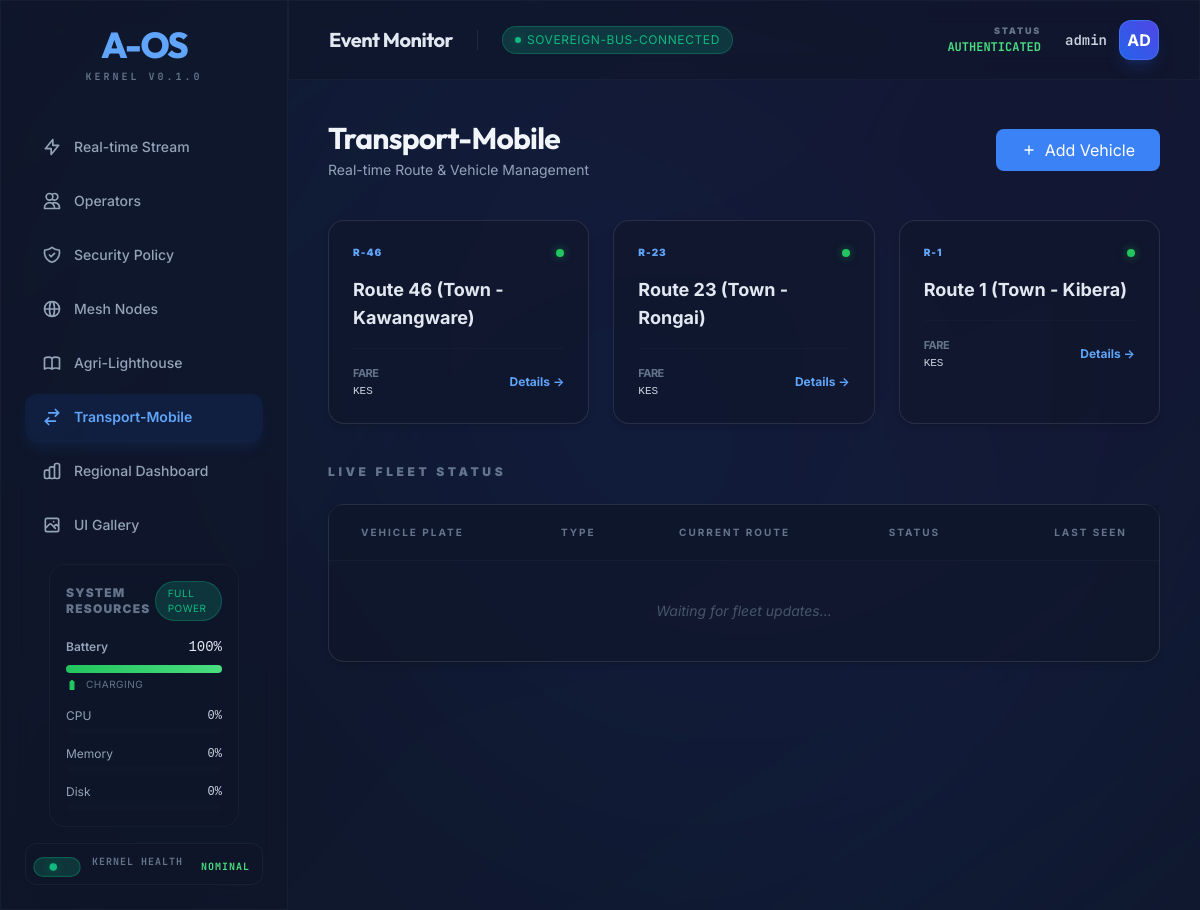
Screenshot of /transport/ (signed in) with the database file from the repository.
### tables this page shows
CREATE TABLE routes (
        id TEXT PRIMARY KEY,
        name TEXT NOT NULL,
        start_point TEXT,
        end_point TEXT,
        base_price REAL,
        metadata TEXT
    );

### aos/api/routers/transport.py (the view)
@router.get("/", response_class=HTMLResponse)
async def transport_root(request: Request, current_user: dict = Depends(get_current_operator)):
    if not transport_state.module:
        return HTMLResponse("TransportModule not initialized", status_code=500)
    routes = transport_state.module.list_routes()
    return templates.TemplateResponse(
        "transport.html",
        {
            "request": request,
            "user": current_user,
            "routes": routes
        }
    )

### aos/api/templates/transport.html (shortened to what this page needs)
{% extends "dashboard.html" %}
{% block content %}
<div class="space-y-10 fade-in">
    <div class="flex items-center justify-between">
        <div>
            <h2 class="aos-text-display text-3xl font-bold text-slate-100 tracking-tight">Transport-Mobile</h2>
            <p class="text-slate-400 text-sm mt-1">Real-time Route & Vehicle Management</p>
        </div>
        <div class="flex space-x-4">
            <button class="aos-btn aos-btn-primary aos-size-md" hx-get="/transport/vehicle/new"
                hx-target="#transport-modal-content"
                onclick="document.getElementById('transport-modal').classList.remove('hidden')">
                <svg class="w-4 h-4" fill="none" stroke="currentColor" viewBox="0 0 24 24">
                    <path stroke-linecap="round" stroke-linejoin="round" stroke-width="2" d="M12 6v6m0 0v6m0-6h6m0-0H6">
                    </path>
                </svg>
                <span>Add Vehicle</span>
            </button>
        </div>
    </div>
    <div class="grid grid-cols-1 md:grid-cols-3 gap-6">
        {% for route in routes %}
        {% call card(class="hover:border-blue-500/50 transition-colors cursor-pointer group") %}
        <div class="flex items-center justify-between mb-4">
            <span class="text-[10px] font-black text-blue-400 uppercase tracking-widest">{{ route.id }}</span>
            <div class="w-2 h-2 rounded-full bg-green-500 shadow-[0_0_8px_rgba(34,197,94,0.5)]"></div>
        </div>
        <h4 class="text-lg font-bold text-slate-200 group-hover:text-blue-400 transition-colors">{{ route.name }}</h4>
        <div class="mt-4 pt-4 border-t border-slate-800/30 flex items-center justify-between">
            <div class="text-[11px] text-slate-500">
                <span class="block uppercase font-bold tracking-tighter">Fare</span>
                <span class="text-slate-300 font-mono">KES {{ route.base_price }}</span>
            </div>
            <a href="/transport/route/{{ route.id }}"
                class="text-xs font-bold text-blue-400 hover:text-blue-300">Details →</a>
        </div>
        {% endcall %}
        {% endfor %}
    </div>
    <div class="space-y-6">
        <h3 class="text-xs font-black text-slate-500 uppercase tracking-[0.3em]">Live Fleet Status</h3>
        {% call card(padding="0") %}
        <div class="overflow-x-auto">
            <table class="w-full text-left border-collapse">
                <thead class="bg-slate-900/50 border-b border-slate-800/50">
                    <tr class="text-[10px] text-slate-500 uppercase tracking-[0.2em] font-black">
                        <th class="px-8 py-5">Vehicle Plate</th>
                        <th class="px-8 py-5">Type</th>
                        <th class="px-8 py-5">Current Route</th>
                        <th class="px-8 py-5">Status</th>
                        <th class="px-8 py-5 text-right">Last Seen</th>
                    </tr>
                </thead>
                <tbody id="fleet-status-body" class="divide-y divide-slate-800/30">
                    <tr class="text-sm text-slate-400">
                        <td colspan="5" class="px-8 py-10 text-center italic text-slate-600">
                            Waiting for fleet updates...
                        </td>
                    </tr>
                </tbody>
            </table>
        </div>
        {% endcall %}
    </div>
</div>
{% endblock %}

### aos/api/templates/dashboard.html (shortened to what this page needs)
{% from "components/atoms/EliteButton.html" import elite_button %}
{% from "components/atoms/Badge.html" import badge %}
{% from "components/atoms/Card.html" import card %}
{% from "components/molecules/DataCard.html" import data_card %}
{% from "components/molecules/NodeStatus.html" import node_status %}
{% from "components/molecules/SidebarItem.html" import sidebar_item %}
{% from "components/molecules/ResourceWidget.html" import resource_widget %}
<!DOCTYPE html>
<html lang="en">
<head>
    {% include 'partials/design_system.html' %}
    <script src="https://cdn.tailwindcss.com"></script>
</head>
<body class="min-h-screen flex overflow-hidden">
    <div class="mesh-bg"></div>
    <aside class="w-72 border-r border-slate-800/50 aos-glass p-6 flex flex-col hidden lg:flex relative z-10">
        <div class="mb-10 px-2 text-center">
            <h1 class="aos-text-display text-4xl font-extrabold tracking-tighter text-blue-400">A-OS</h1>
            <p class="text-slate-500 text-[10px] uppercase tracking-[0.3em] font-bold aos-text-mono mt-1">Kernel v0.1.0
            </p>
        </div>
        <nav class="flex-1 space-y-2">
            {{ sidebar_item(text="Real-time Stream", href="/dashboard", active=(request.url.path == "/dashboard"),
            icon='<svg class="w-5 h-5" fill="none" stroke="currentColor" viewBox="0 0 24 24">
                <path stroke-linecap="round" stroke-linejoin="round" stroke-width="2" d="M13 10V3L4 14h7v7l9-11h-7z">
                </path>
            </svg>') }}
            {{ sidebar_item(text="Operators", href="/operators", active=(request.url.path == "/operators"), icon='<svg
                class="w-5 h-5" fill="none" stroke="currentColor" viewBox="0 0 24 24">
                <path stroke-linecap="round" stroke-linejoin="round" stroke-width="2"
                    d="M12 4.354a4 4 0 110 5.292M15 21H3v-1a6 6 0 0112 0v1zm0 0h6v-1a6 6 0 00-9-5.197M13 7a4 4 0 11-8 0 4 4 0 018 0z">
                </path>
            </svg>') }}
            {{ sidebar_item(text="Security Policy", href="/security", active=(request.url.path == "/security"),
            icon='<svg class="w-5 h-5" fill="none" stroke="currentColor" viewBox="0 0 24 24">
                <path stroke-linecap="round" stroke-linejoin="round" stroke-width="2"
                    d="M9 12l2 2 4-4m5.618-4.016A11.955 11.955 0 0112 2.944a11.955 11.955 0 01-8.618 3.04A12.02 12.02 0 003 9c0 5.591 3.824 10.29 9 11.622 5.176-1.332 9-6.03 9-11.622 0-1.042-.133-2.052-.382-3.016z">
                </path>
            </svg>') }}
            {{ sidebar_item(text="Mesh Nodes", href="/sys/mesh", active=(request.url.path == "/sys/mesh"), icon='<svg
                class="w-5 h-5" fill="none" stroke="currentColor" viewBox="0 0 24 24">
                <path stroke-linecap="round" stroke-linejoin="round" stroke-width="2"
                    d="M21 12a9 9 0 01-9 9m9-9a9 9 0 00-9-9m9 9H3m9 9a9 9 0 01-9-9m9 9c1.657 0 3-4.03 3-9s-1.343-9-3-9m0 18c-1.657 0-3-4.03-3-9s1.343-9 3-9m-9 9a9 9 0 019-9">
                </path>
            </svg>') }}
            {{ sidebar_item(text="Agri-Lighthouse", href="/agri", active=(request.url.path.startswith("/agri")),
            icon='<svg class="w-5 h-5" fill="none" stroke="currentColor" viewBox="0 0 24 24">
                <path stroke-linecap="round" stroke-linejoin="round" stroke-width="2"
                    d="M12 6.253v13m0-13C10.832 5.477 9.246 5 7.5 5S4.168 5.477 3 6.253v13C4.168 18.477 5.754 18 7.5 18s3.168.477 4.5 1.253m0-13C13.168 5.477 14.754 5 16.5 5c1.747 0 3.332.477 4.5 1.253v13C19.832 18.477 18.247 18 16.5 18c-1.746 0-3.168.477-4.5 1.253">
                </path>
            </svg>') }}
            {{ sidebar_item(text="Transport-Mobile", href="/transport",
            active=(request.url.path.startswith("/transport")),
            icon='<svg class="w-5 h-5" fill="none" stroke="currentColor" viewBox="0 0 24 24">
                <path stroke-linecap="round" stroke-linejoin="round" stroke-width="2"
                    d="M8 7h12m0 0l-4-4m4 4l-4 4m0 6H4m0 0l4 4m-4-4l4-4">
                </path>
            </svg>') }}
            {{ sidebar_item(text="Regional Dashboard", href="/regional/dashboard",
            active=(request.url.path.startswith("/regional")),
            icon='<svg class="w-5 h-5" fill="none" stroke="currentColor" viewBox="0 0 24 24">
                <path stroke-linecap="round" stroke-linejoin="round" stroke-width="2"
                    d="M9 19v-6a2 2 0 00-2-2H5a2 2 0 00-2 2v6a2 2 0 002 2h2a2 2 0 002-2zm0 0V9a2 2 0 012-2h2a2 2 0 012 2v10m-6 0a2 2 0 002 2h2a2 2 0 002-2m0 0V5a2 2 0 012-2h2a2 2 0 012 2v14a2 2 0 01-2 2h-2a2 2 0 01-2-2z">
                </path>
            </svg>') }}
            {{ sidebar_item(text="UI Gallery", href="/sys/gallery", active=(request.url.path == "/sys/gallery"),
            icon='<svg class="w-5 h-5" fill="none" stroke="currentColor" viewBox="0 0 24 24">
                <path stroke-linecap="round" stroke-linejoin="round" stroke-width="2"
                    d="M4 16l4.586-4.586a2 2 0 012.828 0L16 16m-2-2l1.586-1.586a2 2 0 012.828 0L20 14m-6-6h.01M6 20h12a2 2 0 002-2V6a2 2 0 00-2-2H6a2 2 0 00-2 2v12a2 2 0 002 2z">
                </path>
            </svg>') }}
        </nav>
        <div class="px-6 py-4">
            {{ resource_widget() }}
        </div>
        <div class="mt-auto">
            {{ node_status(name="Kernel Health", status="success", status_text="NOMINAL") }}
        </div>
    </aside>
    <main class="flex-1 flex flex-col overflow-hidden relative z-10">
        <header class="h-20 border-b border-slate-800/50 aos-glass px-10 flex items-center justify-between">
            <div class="flex items-center space-x-6">
                <h2 class="aos-text-display text-xl font-bold text-slate-200 tracking-tight">Event Monitor</h2>
                {{ badge(text="Sovereign-Bus-Connected", variant="success") }}
            </div>
            <div class="flex items-center space-x-6">
                <div class="text-right">
                    <p class="text-[9px] font-black text-slate-500 uppercase tracking-[0.2em] leading-none mb-1">Status
                    </p>
                    <p class="text-xs font-bold text-green-400 aos-text-mono">AUTHENTICATED</p>
                </div>
                <div class="flex items-center space-x-3">
                    <span class="text-sm font-semibold text-slate-300 aos-text-mono">{{ user.username }}</span>
                    <div
                        class="w-10 h-10 rounded-xl bg-gradient-to-tr from-blue-600 to-indigo-600 border border-blue-400/30 flex items-center justify-center font-bold text-white shadow-lg shadow-blue-900/40">
                        {{ user.username[:2].upper() }}
                    </div>
                </div>
            </div>
        </header>
        <div class="flex-1 overflow-y-auto p-10 space-y-10">
            {% block content %}{% endblock %}
        </div>
    </main>
</body>
</html>

### aos/api/templates/components/atoms/Badge.html (shortened to what this page needs)
{% macro badge(
text,
variant="info",
dot=True,
pulse=False,
class=""
) %}
<span class="aos-badge aos-badge-{{ variant }} {{ class }}">
    {% if dot %}
    <span class="aos-badge-dot aos-bg-{{ variant }} {% if pulse %}animate-pulse-slow{% endif %}"></span>
    {% endif %}
    {{ text }}
</span>
{% endmacro %}

### aos/api/templates/components/atoms/Card.html (shortened to what this page needs)
{% macro card(
padding="6",
glass=True,
interactive=False,
class="",
id=None
) %}
<div {% if id %}id="{{ id }}" {% endif %}
    class="aos-card {% if glass %}aos-glass{% endif %} {% if interactive %}aos-card-interactive{% endif %} p-{{ padding }} {{ class }}">
    {{ caller() }}
</div>
{% endmacro %}

### aos/api/templates/components/molecules/DataCard.html (shortened to what this page needs)
{% from "components/atoms/Card.html" import card %}
{% from "components/atoms/Badge.html" import badge %}

### aos/api/templates/components/molecules/NodeStatus.html (shortened to what this page needs)
{% from "components/atoms/Badge.html" import badge %}
{% macro node_status(
name,
id=None,
status="success",
status_text="Active",
pulse=False,
class=""
) %}
<div class="flex items-center gap-4 py-2 px-3 rounded-xl bg-slate-900/40 border border-slate-800/60 {{ class }}">
    <div class="flex-shrink-0">
        {{ badge(text="", variant=status, dot=True, pulse=pulse, class="scale-125") }}
    </div>
    <div class="flex flex-col">
        <span class="text-[10px] font-bold text-slate-500 uppercase tracking-widest aos-text-mono leading-none mb-1">
            {{ name }}
        </span>
    </div>
    <div class="ml-auto">
        <span class="text-[10px] font-bold text-{{ status }}-400 uppercase tracking-widest aos-text-mono">
            {{ status_text }}
        </span>
    </div>
</div>
{% endmacro %}

### aos/api/templates/components/molecules/SidebarItem.html
{% macro sidebar_item(
text,
href="#",
icon=None,
active=False,
class=""
) %}
<a href="{{ href }}" class="flex items-center space-x-3 px-4 py-3 rounded-xl transition-all border border-transparent
    {% if active %}
        bg-blue-600/10 text-blue-400 border-blue-500/20 shadow-lg shadow-blue-500/10 font-semibold
    {% else %}
        text-slate-400 hover:bg-white/5 hover:text-slate-200 font-medium
    {% endif %}
    {{ class }}">
    {% if icon %}
    <span class="aos-icon-wrapper">{{ icon | safe }}</span>
    {% endif %}
    <span class="text-sm">{{ text }}</span>
</a>
{% endmacro %}

### aos/api/templates/components/molecules/ResourceWidget.html (shortened to what this page needs)
{% macro resource_widget() %}
<div class="aos-glass rounded-2xl p-4 border border-slate-800/50">
    <div class="flex items-center justify-between mb-4">
        <h3 class="text-xs font-black text-slate-500 uppercase tracking-widest">System Resources</h3>
        <div id="power-profile-badge" class="aos-badge aos-badge-success text-[10px]">
            FULL POWER
        </div>
    </div>
    <div id="battery-container" class="mb-4">
        <div class="flex items-center justify-between mb-2">
            <span class="text-xs text-slate-400 font-semibold">Battery</span>
            <span id="battery-percent" class="text-sm font-mono text-slate-200">100%</span>
        </div>
        <div class="w-full h-2 bg-slate-900 rounded-full overflow-hidden">
            <div id="battery-bar"
                class="h-full bg-gradient-to-r from-green-500 to-green-400 transition-all duration-500"
                style="width: 100%"></div>
        </div>
        <div class="flex items-center gap-2 mt-1">
            <svg id="battery-icon" class="w-3 h-3 text-green-500" fill="currentColor" viewBox="0 0 24 24">
                <path
                    d="M15.67 4H14V2h-4v2H8.33C7.6 4 7 4.6 7 5.33v15.33C7 21.4 7.6 22 8.33 22h7.33c.74 0 1.34-.6 1.34-1.33V5.33C17 4.6 16.4 4 15.67 4z" />
            </svg>
            <span id="battery-status" class="text-[10px] text-slate-500 uppercase tracking-wider">Charging</span>
        </div>
    </div>
    <div class="space-y-3">
        <div>
            <div class="flex items-center justify-between mb-1">
                <span class="text-xs text-slate-400">CPU</span>
                <span id="cpu-percent" class="text-xs font-mono text-slate-300">0%</span>
            </div>
            <div class="w-full h-1.5 bg-slate-900 rounded-full overflow-hidden">
            </div>
        </div>
        <div>
            <div class="flex items-center justify-between mb-1">
                <span class="text-xs text-slate-400">Memory</span>
                <span id="memory-percent" class="text-xs font-mono text-slate-300">0%</span>
            </div>
            <div class="w-full h-1.5 bg-slate-900 rounded-full overflow-hidden">
            </div>
        </div>
        <div>
            <div class="flex items-center justify-between mb-1">
                <span class="text-xs text-slate-400">Disk</span>
                <span id="disk-percent" class="text-xs font-mono text-slate-300">0%</span>
            </div>
            <div class="w-full h-1.5 bg-slate-900 rounded-full overflow-hidden">
            </div>
        </div>
    </div>
</div>
{% endmacro %}

### aos/api/templates/partials/design_system.html (shortened to what this page needs)
<link rel="stylesheet" href="/static/ui/base.css">
<link rel="stylesheet" href="/static/ui/components.css">

### rows the page displays
routes: id "R-46", name "Route 46 (Town - Kawangware)"
routes: id "R-23", name "Route 23 (Town - Rongai)"
routes: id "R-1", name "Route 1 (Town - Kibera)"

### other values shown
{{ text }} "Real-time Stream Operators Security Policy Mesh Nodes Agri-Lighthouse Transport-Mobile Regional Dashboard UI Gallery"
{{ name }} "KERNEL HEALTH"
{{ status_text }} "NOMINAL"
{{ text }} "SOVEREIGN-BUS-CONNECTED"
{{ user.username }} "admin"
{{ user.username[:2].upper() }} "AD"
